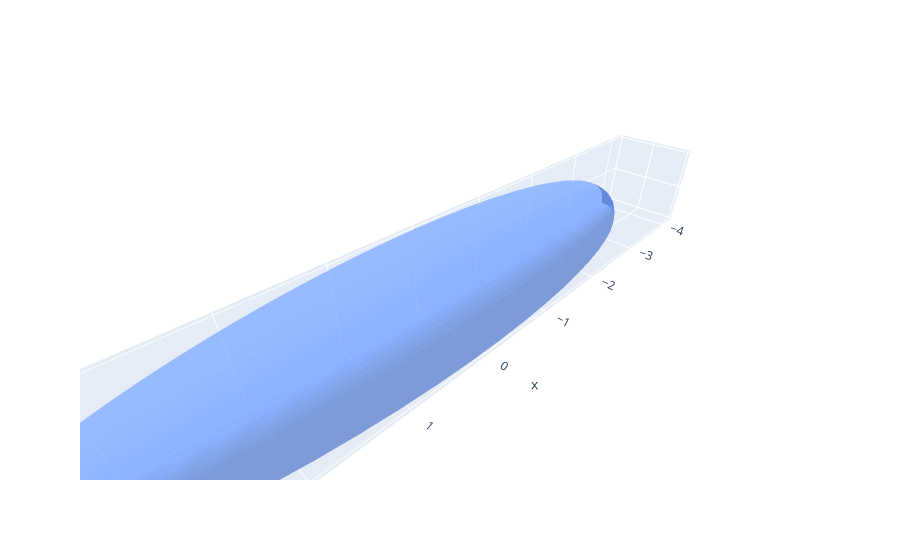

Write notebook code for a chart like this one.
### Code cell
import numpy as np
import plotly.graph_objects as go

# 全局图对象，用于连续添加椭球
_current_fig = None


def ellipsoid(
    a=1,
    b=1,
    c=1,
    center=(0, 0, 0),
    rotation=None,
    affine_matrix=None,
    u_res=30,
    v_res=30,
    u_range=(0, 2 * np.pi),
    v_range=(0, np.pi),
    color="rgba(100,150,255,0.7)",
    wireframe=False,
    name="Ellipsoid",
    show_axes=False,
    fig=None,
    auto_add=True,
    **kwargs,
):
    """
    绘制椭球。

    参数：
        a, b, c: 椭球三个方向的半轴长度（默认 1 为球体）
        center: 椭球中心 (x, y, z)
        rotation: 旋转角度 (rx, ry, rz)（欧拉角，度数），None 表示无旋转
        affine_matrix: 可选 4x4 齐次仿射矩阵，优先于 rotation/center
        u_res, v_res: 网格分辨率（越大越精细，默认 30）
        u_range: u 参数范围 (u_min, u_max)，默认 (0, 2π) 为完整圆周
        v_range: v 参数范围 (v_min, v_max)，默认 (0, π) 为完整球面
        color: 椭球颜色（支持 rgba、hex、named color）
        wireframe: True 时绘制网格线而非实心
        name: 图例名称
        show_axes: True 时显示坐标轴
        fig: 指定 Figure 对象，None 时使用全局图或创建新的
        auto_add: 如果 True 且 fig=None，自动使用全局图（连续添加）；
                 如果 False，创建新图（默认 True）
        **kwargs: 其他 go.Surface 参数（如 hovertemplate）

    返回：
        fig (go.Figure)

    说明：
        - 新参数 `affine_matrix`：可选，4x4 齐次仿射矩阵（numpy array）。
          如果提供，则优先使用该矩阵对点做仿射变换（包括旋转、缩放、平移、镜像等），
          此时 `rotation` 与 `center` 将被忽略（它们可以先被用来构造 affine 矩阵）。
        - 保持原有的 `u_range` / `v_range` 用于绘制部分椭球面。
    """
    global _current_fig

    # 参数化椭球面
    u = np.linspace(u_range[0], u_range[1], u_res)
    v = np.linspace(v_range[0], v_range[1], v_res)
    u_grid, v_grid = np.meshgrid(u, v)

    # 基础椭球坐标
    x = a * np.cos(u_grid) * np.sin(v_grid)
    y = b * np.sin(u_grid) * np.sin(v_grid)
    z = c * np.cos(v_grid)

    # 旋转/仿射处理
    pts = np.stack([x, y, z], axis=-1)
    shape = pts.shape
    pts_flat = pts.reshape(-1, 3)

    if affine_matrix is not None:
        # 期望 affine_matrix 为 4x4 齐次矩阵
        A = np.asarray(affine_matrix)
        if A.shape == (3, 3):
            # 仅线性部分 -> 转为 4x4（无平移）
            A4 = np.eye(4)
            A4[:3, :3] = A
            A = A4
        if A.shape == (3, 4):
            A4 = np.eye(4)
            A4[:3, :4] = A
            A = A4
        if A.shape != (4, 4):
            raise ValueError("affine_matrix must be shape (4,4), (3,3) or (3,4)")

        ones = np.ones((pts_flat.shape[0], 1))
        pts_h = np.concatenate([pts_flat, ones], axis=1)  # (N,4)
        pts_trans = pts_h @ A.T
        pts_trans_reshaped = pts_trans[:, :3].reshape(shape)
        x, y, z = pts_trans_reshaped[..., 0], pts_trans_reshaped[..., 1], pts_trans_reshaped[..., 2]
    else:
        # 仍然支持按欧拉角旋转并平移到 center（原行为）
        if rotation:
            rx, ry, rz = (
                np.radians(rotation[0]),
                np.radians(rotation[1]),
                np.radians(rotation[2]),
            )
            Rx = np.array(
                [[1, 0, 0], [0, np.cos(rx), -np.sin(rx)], [0, np.sin(rx), np.cos(rx)]]
            )
            Ry = np.array(
                [[np.cos(ry), 0, np.sin(ry)], [0, 1, 0], [-np.sin(ry), 0, np.cos(ry)]]
            )
            Rz = np.array(
                [[np.cos(rz), -np.sin(rz), 0], [np.sin(rz), np.cos(rz), 0], [0, 0, 1]]
            )
            R = Rz @ Ry @ Rx

            pts_rot = pts_flat @ R.T
            pts_rotated = pts_rot.reshape(shape)
            x, y, z = pts_rotated[..., 0], pts_rotated[..., 1], pts_rotated[..., 2]

        # 平移到中心
        x = x + center[0]
        y = y + center[1]
        z = z + center[2]

    # 确定要使用的 Figure
    if fig is None:
        if auto_add and _current_fig is not None:
            fig = _current_fig  # 使用全局图
        else:
            fig = go.Figure()  # 创建新图

    # 添加 Surface
    if wireframe:
        # 网格模式：只显示线条
        for i in range(v_res):
            fig.add_trace(
                go.Scatter3d(
                    x=x[i],
                    y=y[i],
                    z=z[i],
                    mode="lines",
                    line=dict(color=color, width=1),
                    showlegend=(i == 0),
                    name=name,
                    hoverinfo="skip",
                )
            )
        for j in range(u_res):
            fig.add_trace(
                go.Scatter3d(
                    x=x[:, j],
                    y=y[:, j],
                    z=z[:, j],
                    mode="lines",
                    line=dict(color=color, width=1),
                    showlegend=False,
                    hoverinfo="skip",
                )
            )
    else:
        # 实心模式：使用 color 参数创建均匀颜色
        surface_kwargs = {
            k: v for k, v in kwargs.items() if k not in ["u_range", "v_range"]
        }

        # 创建均匀的 surfacecolor（所有点使用相同颜色）
        surfacecolor = np.ones_like(z)

        fig.add_trace(
            go.Surface(
                x=x,
                y=y,
                z=z,
                surfacecolor=surfacecolor,
                colorscale=[[0, color], [1, color]],
                showscale=False,
                name=name,
                **surface_kwargs,
            )
        )

    # 设置坐标轴
    axis_dict = dict(showgrid=True, zeroline=show_axes)
    fig.update_layout(
        scene=dict(
            xaxis=axis_dict, yaxis=axis_dict, zaxis=axis_dict, aspectmode="data"
        ),
        hovermode="closest",
    )

    return fig



def start_figure(title="Ellipsoids", width=900, height=700):
    """
    启动一个新的全局图，用于连续添加椭球。

    参数：
        title: 图表标题
        width: 图表宽度
        height: 图表高度

    返回：
        fig (go.Figure)

    使用示例：
        fig = start_figure("My Ellipsoids")
        ellipsoid(a=1, name='Red')
        ellipsoid(a=2, center=(3,0,0), name='Blue')
        show_figure(fig)
    """
    global _current_fig
    _current_fig = go.Figure()
    _current_fig.update_layout(
        title=title,
        width=width,
        height=height,
        showlegend=True,
        scene=dict(aspectmode="data"),
    )
    return _current_fig



def show_figure(fig=None):
    """
    显示当前图或指定的图。

    参数：
        fig: 要显示的 Figure，None 时显示全局图
    """
    global _current_fig
    if fig is None:
        fig = _current_fig
    if fig is not None:
        fig.show()
    else:
        print("No figure to show. Use start_figure() first.")



def clear_figure():
    """清空全局图。"""
    global _current_fig
    _current_fig = None



def ellipsoids(*ellipsoid_args, title="Ellipsoids", figsize=(900, 700)):
    """
    一次性绘制多个椭球。

    参数：
        *ellipsoid_args: 可变数量的椭球参数字典，每个字典传给 ellipsoid()
        title: 图标题
        figsize: (width, height)

    示例：
        fig = ellipsoids(
            {'a': 1, 'b': 2, 'c': 0.5, 'color': 'red'},
            {'a': 1.5, 'b': 1, 'c': 2, 'center': (2, 0, 0), 'color': 'blue'}
        )
    """
    fig = go.Figure()
    for args in ellipsoid_args:
        ellipsoid(**args, fig=fig)

    fig.update_layout(title=title, width=figsize[0], height=figsize[1], showlegend=True)
    return fig


# 演示基础用法
fig1 = ellipsoid(a=4,b=1,c=1,u_range=(0,np.pi),v_range=(0,np.pi/2), auto_add=True)
fig1 = ellipsoid(a=4,b=1,c=1,u_range=(0,np.pi),v_range=(0,np.pi/2),affine_matrix=, auto_add=True)
# fig1 = ellipsoids({"a": 1, "b": 2, "c": 0.5, "color": "red"})
fig1.show()

### Figure 1 — Plotly figure (JSON) as saved in the notebook; plotly's stock layout.template omitted (floating-point values rounded to 4 significant figures; data arrays with more than 128 entries replaced by an {"elided": "..."} marker saying what was removed)
{"data": [{"colorscale": [[0, "rgba(100,150,255,0.7)"], [1, "rgba(100,150,255,0.7)"]], "name": "Ellipsoid", "showscale": false, "surfacecolor": {"elided": "30x30 float values"}, "type": "surface", "x": {"elided": "30x30 float values"}, "y": {"elided": "30x30 float values"}, "z": {"elided": "30x30 float values"}}], "layout": {"hovermode": "closest", "scene": {"aspectmode": "data", "xaxis": {"showgrid": true, "zeroline": false}, "yaxis": {"showgrid": true, "zeroline": false}, "zaxis": {"showgrid": true, "zeroline": false}}}}
